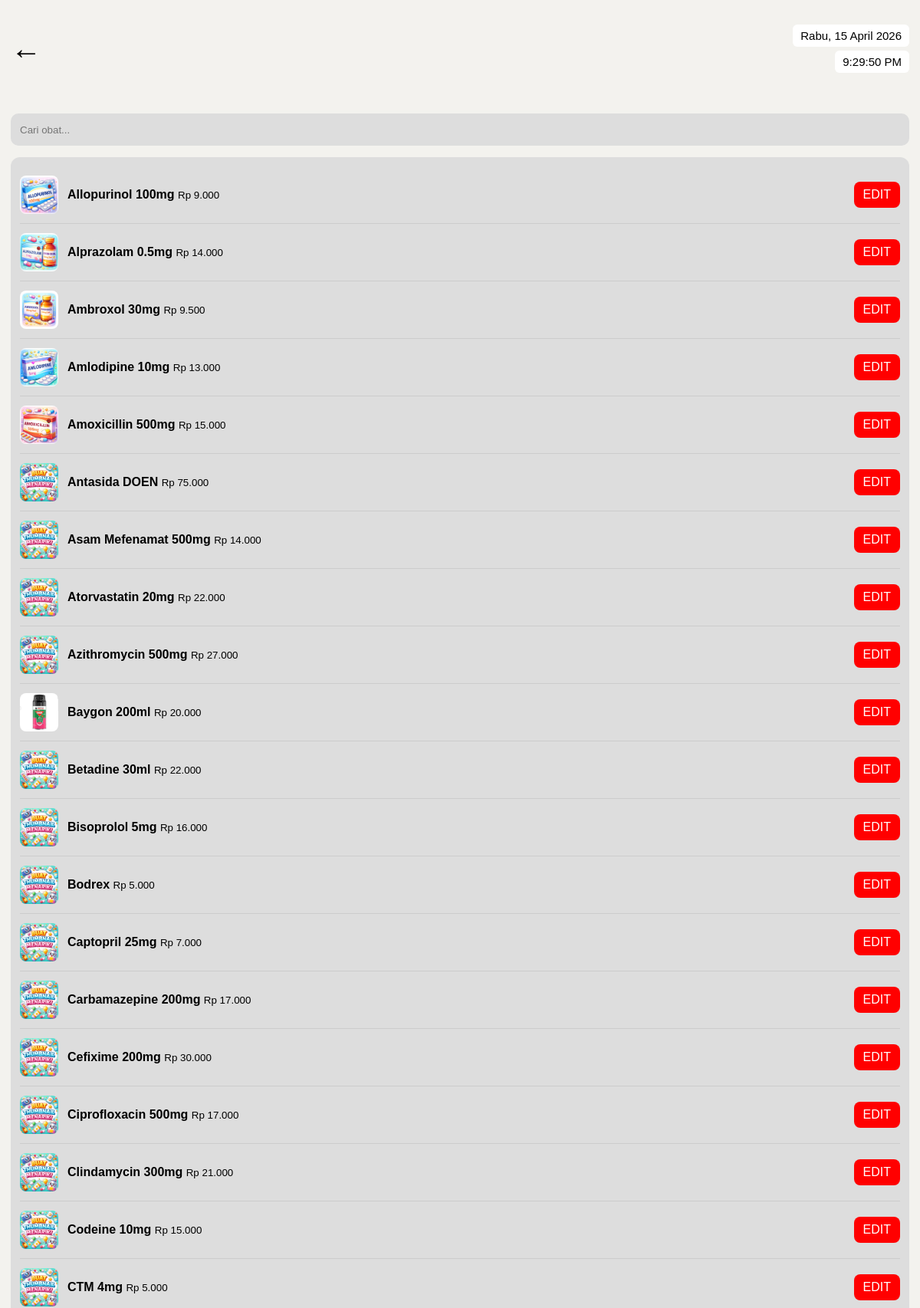
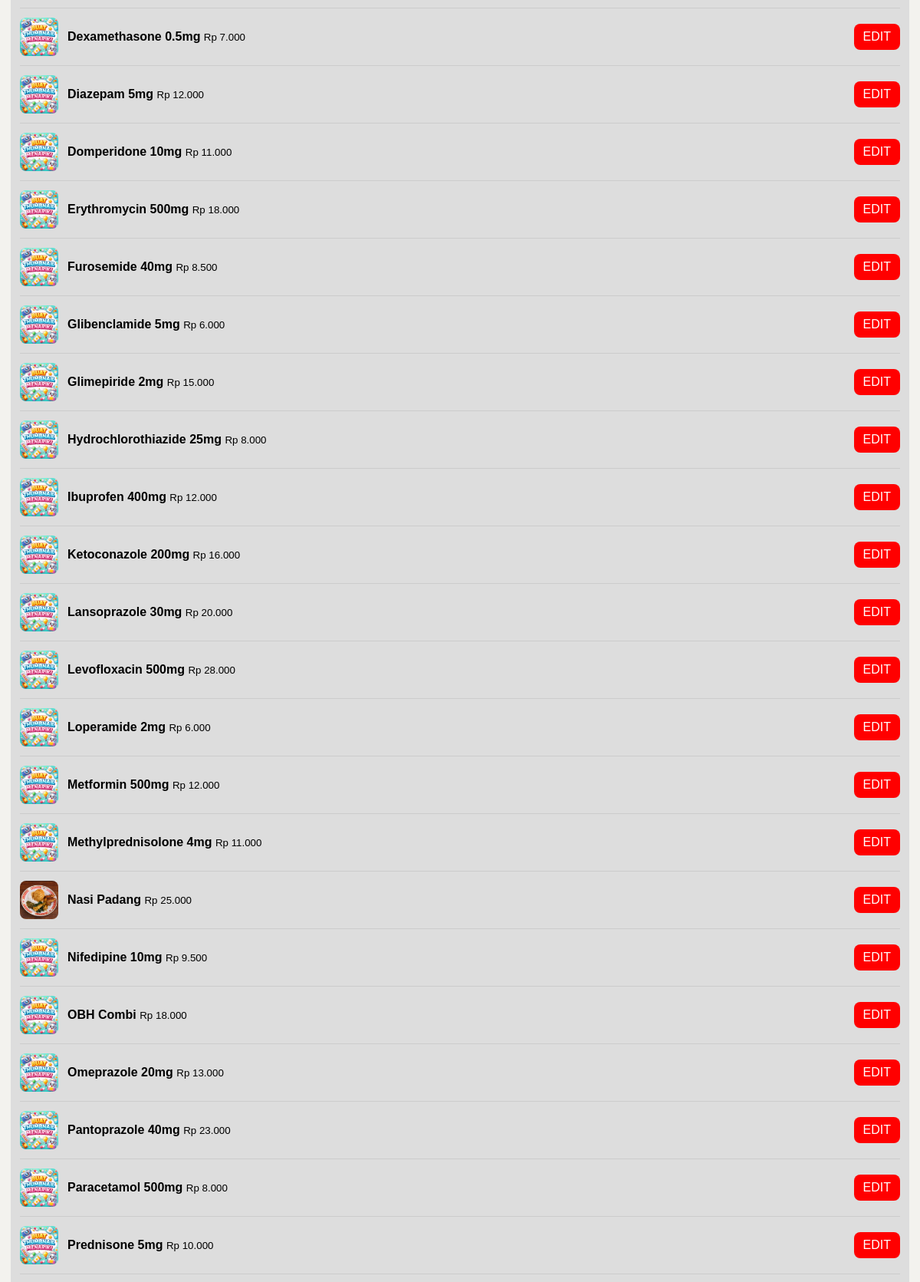
The app's page /edit_obat.php (upper part) with its own data (2 pictures, top to bottom).
### tables this page shows
CREATE TABLE `obat` (
  `id_obat` int(20) NOT NULL,
  `nama` text NOT NULL,
  `produsen` text NOT NULL,
  `stok` int(50) NOT NULL,
  `harga` int(255) NOT NULL,
  `gambar` varchar(255) DEFAULT 'img/default.png',
  `deskripsi` text DEFAULT NULL
);

### edit_obat.php (the view, shortened to what this page needs)
<?php
include "koneksi.php";
$data = mysqli_query($conn,"SELECT * FROM obat ORDER BY nama ASC");
?>
<!DOCTYPE html>
<html>
<head>
<link rel="stylesheet" href="css/edit_obat.css">
</head>
<body>
<br>
<div class="container">
<div class="top-bar">
    <div class="left-group">
        <a href="mengelola_obat.php" class="back">←</a>
    </div>
    <div class="top-text">
        <div id="dayDate" class="bg"></div>
        <div id="clock" class="bg"></div>
    </div>
</div>
<br>
<div class="search-box">
    <input type="text" id="search" placeholder="Cari obat..." onkeyup="searchObat()">
</div>
<div class="list">
<?php while($o=mysqli_fetch_assoc($data)): ?>
<div class="item" data-nama="<?= strtolower($o['nama']) ?>">
     <img src="<?= !empty($o['gambar']) ? $o['gambar'] : 'img/obat/default.png' ?>" class="img">
    <div class="info">
        <b><?= $o['nama'] ?></b>
        <small>Rp <?= number_format($o['harga'],0,',','.') ?></small>
    </div>
    <a href="edit_product.php?id=<?= $o['id_obat'] ?>" class="btn-edit">EDIT</a>
</div>
<?php endwhile; ?>
</div>
</div>
</body>
</html>

### css/edit_obat.css (style rules this page uses)
* { margin:0; padding:0; box-sizing:border-box; }
body { background:#f3f2ee; font-family:Arial; overflow-x:hidden; }
.container { width:100%; padding:14px; }
.left-group { display:flex; align-items:center; gap:20px; }
.back { font-size:40px; text-decoration:none; color:#000; }
.top-bar { display:flex; justify-content:space-between; align-items:center; margin-bottom:20px; }
.top-text { display:flex; flex-direction:column; align-items:flex-end; gap:5px; }
.bg { background:#fff; padding:6px 10px; border-radius:6px; font-size:15px; }
.search-box { width:100%; background:#ddd; padding:12px; border-radius:10px; margin:15px 0; }
.search-box input { width:100%; border:none; background:transparent; }
.list { width:100%; background:#ddd; padding:12px; border-radius:12px; max-height:65vh; overflow-y:auto; overflow-x:hidden; }
.item { display:flex; align-items:center; gap:12px; padding:12px 0; border-bottom:1px solid #ccc; }
.img { width:50px; height:50px; border-radius:8px; }
.info { flex:1; min-width:0; }
.btn-edit { flex-shrink:0; background:red; color:#fff; padding:8px 12px; border-radius:8px; text-decoration:none; }
img { max-width:100%; }

### records on screen
obat: gambar (picture), nama "Allopurinol 100mg", harga "9.000"
obat: gambar (picture), nama "Alprazolam 0.5mg", harga "14.000"
obat: gambar (picture), nama "Ambroxol 30mg", harga "9.500"
obat: gambar (picture), nama "Amlodipine 10mg", harga "13.000"
obat: gambar (picture), nama "Amoxicillin 500mg", harga "15.000"
obat: gambar (placeholder picture), nama "Antasida DOEN", harga "75.000"
obat: gambar (placeholder picture), nama "Asam Mefenamat 500mg", harga "14.000"
obat: gambar (placeholder picture), nama "Atorvastatin 20mg", harga "22.000"
obat: gambar (placeholder picture), nama "Azithromycin 500mg", harga "27.000"
obat: gambar (picture), nama "Baygon 200ml", harga "20.000"
obat: gambar (placeholder picture), nama "Betadine 30ml", harga "22.000"
obat: gambar (placeholder picture), nama "Bisoprolol 5mg", harga "16.000"
obat: gambar (placeholder picture), nama "Bodrex", harga "5.000"
obat: gambar (placeholder picture), nama "Captopril 25mg", harga "7.000"
obat: gambar (placeholder picture), nama "Carbamazepine 200mg", harga "17.000"
obat: gambar (placeholder picture), nama "Cefixime 200mg", harga "30.000"
obat: gambar (placeholder picture), nama "Ciprofloxacin 500mg", harga "17.000"
obat: gambar (placeholder picture), nama "Clindamycin 300mg", harga "21.000"
obat: gambar (placeholder picture), nama "Codeine 10mg", harga "15.000"
obat: gambar (placeholder picture), nama "CTM 4mg", harga "5.000"
obat: gambar (placeholder picture), nama "Dexamethasone 0.5mg", harga "7.000"
obat: gambar (placeholder picture), nama "Diazepam 5mg", harga "12.000"
obat: gambar (placeholder picture), nama "Domperidone 10mg", harga "11.000"
obat: gambar (placeholder picture), nama "Erythromycin 500mg", harga "18.000"
obat: gambar (placeholder picture), nama "Furosemide 40mg", harga "8.500"
obat: gambar (placeholder picture), nama "Glibenclamide 5mg", harga "6.000"
obat: gambar (placeholder picture), nama "Glimepiride 2mg", harga "15.000"
obat: gambar (placeholder picture), nama "Hydrochlorothiazide 25mg", harga "8.000"
obat: gambar (placeholder picture), nama "Ibuprofen 400mg", harga "12.000"
obat: gambar (placeholder picture), nama "Ketoconazole 200mg", harga "16.000"
obat: gambar (placeholder picture), nama "Lansoprazole 30mg", harga "20.000"
obat: gambar (placeholder picture), nama "Levofloxacin 500mg", harga "28.000"
obat: gambar (placeholder picture), nama "Loperamide 2mg", harga "6.000"
obat: gambar (placeholder picture), nama "Metformin 500mg", harga "12.000"
obat: gambar (placeholder picture), nama "Methylprednisolone 4mg", harga "11.000"
obat: gambar (picture), nama "Nasi Padang", harga "25.000"
obat: gambar (placeholder picture), nama "Nifedipine 10mg", harga "9.500"
obat: gambar (placeholder picture), nama "OBH Combi", harga "18.000"
obat: gambar (placeholder picture), nama "Omeprazole 20mg", harga "13.000"
obat: gambar (placeholder picture), nama "Pantoprazole 40mg", harga "23.000"
obat: gambar (placeholder picture), nama "Paracetamol 500mg", harga "8.000"
obat: gambar (placeholder picture), nama "Prednisone 5mg", harga "10.000"
